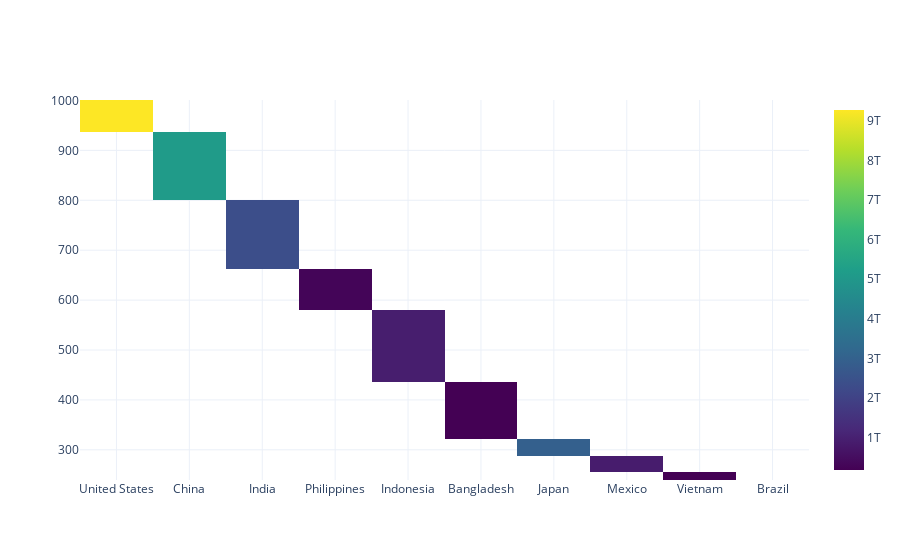

The notebook cell saved with this chart:
### Markdown cell above
**Observations** 
Map isn't overly informative for answering our question.

### Code cell
trace = go.Heatmap(
   x = df.head(10).country,
   y = df.head(10).disaster_count,
   z = df.head(10).gdp,
   type = 'heatmap',
   colorscale = 'Viridis'
)
data = [trace]

fig = go.Figure(data = data)
fig.show()

### Figure 1 — Plotly figure (JSON) as saved in the notebook; plotly's stock layout.template omitted (floating-point values rounded to 4 significant figures)
{"data": [{"colorscale": [[0, "#440154"], [0.1111, "#482878"], [0.2222, "#3e4989"], [0.3333, "#31688e"], [0.4444, "#26828e"], [0.5556, "#1f9e89"], [0.6667, "#35b779"], [0.7778, "#6ece58"], [0.8889, "#b5de2b"], [1, "#fde725"]], "type": "heatmap", "x": ["United States", "China", "India", "Philippines", "Indonesia", "Bangladesh", "Japan", "Mexico", "Vietnam", "Brazil"], "y": [969, 905, 696, 628, 532, 338, 306, 270, 241, 240], "z": [9279000000000.0, 5144000000000.0, 2379000000000.0, 282800000000.0, 919200000000.0, 179200000000.0, 2954000000000.0, 883100000000.0, 179500000000.0, 1334000000000.0]}], "layout": {}}
